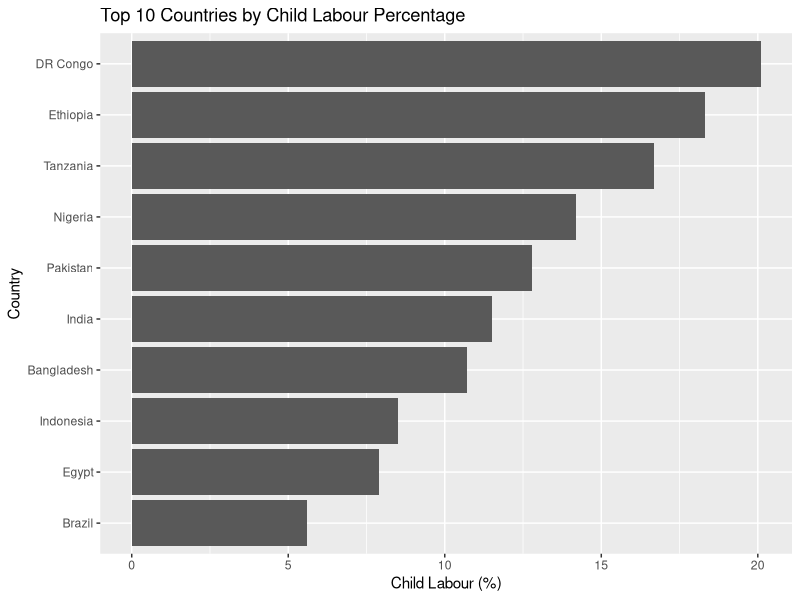
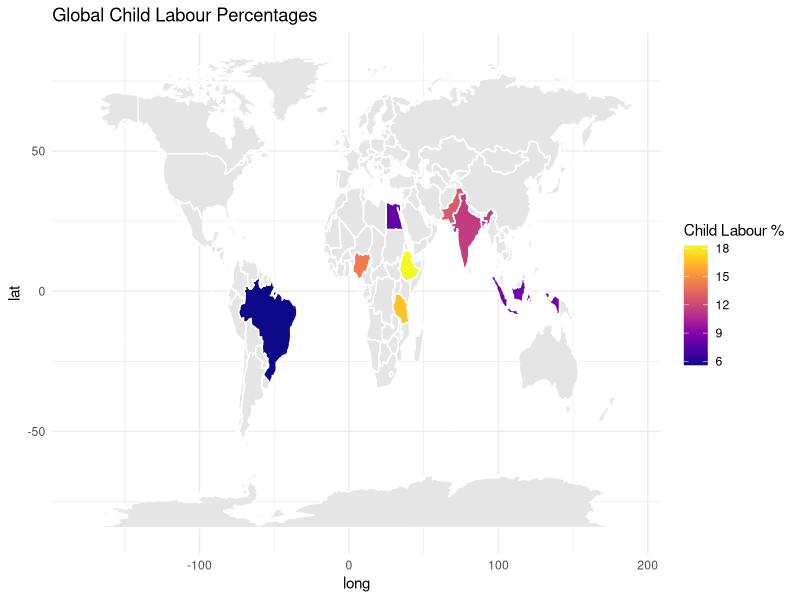
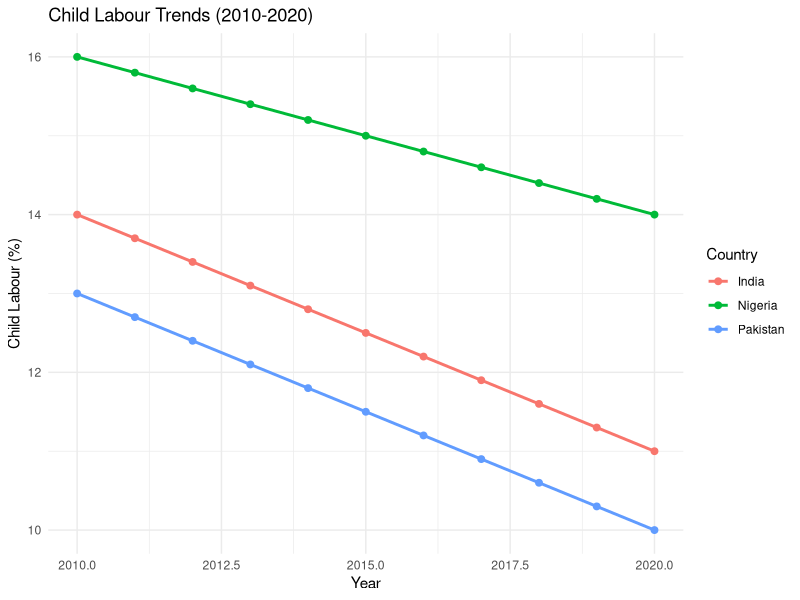
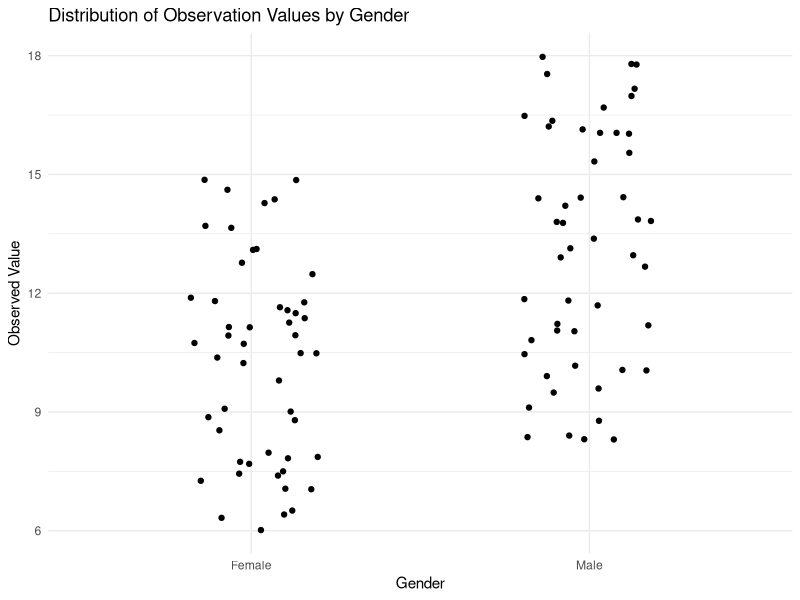

Reproduce these figures in R, in order.
## ---- chunk 1
library(tidyverse)
library(ggplot2)
library(maps)
library(viridis)

# Data for Top 10 countries
child_labour_country <- tibble(
  country = c("India", "Nigeria", "Pakistan", "Bangladesh", "Ethiopia", "DR Congo", "Indonesia", "Tanzania", "Egypt", "Brazil"),
  child_labour_percent = c(11.5, 14.2, 12.8, 10.7, 18.3, 20.1, 8.5, 16.7, 7.9, 5.6)
)

# World data
world_data <- map_data("world")
world_child_labour <- child_labour_country

# Time series data
time_series_data <- tibble(
  year = rep(2010:2020, times = 3),
  country = rep(c("India", "Nigeria", "Pakistan"), each = 11),
  child_labour_percent = c(
    seq(14, 11, length.out = 11),
    seq(16, 14, length.out = 11),
    seq(13, 10, length.out = 11)
  )
)

# Gender-based data
gender_labour_data <- tibble(
  sex = rep(c("Male", "Female"), each = 50),
  obs_value = c(runif(50, 8, 18), runif(50, 6, 15))
)
## ---- chunk 2
ggplot(child_labour_country, aes(x = reorder(country, child_labour_percent), y = child_labour_percent)) +
  geom_col() +
  coord_flip() +
  labs(title = "Top 10 Countries by Child Labour Percentage", x = "Country", y = "Child Labour (%)")
## ---- chunk 3
map_plot_data <- world_data %>%
  left_join(world_child_labour, by = c("region" = "country"))

ggplot(map_plot_data, aes(long, lat, group = group)) +
  geom_polygon(aes(fill = child_labour_percent), color = "white") +
  scale_fill_viridis(option = "C", na.value = "grey90") +
  labs(title = "Global Child Labour Percentages", fill = "Child Labour %") +
  theme_minimal()
## ---- chunk 4
ggplot(time_series_data, aes(x = year, y = child_labour_percent, color = country)) +
  geom_line(size = 1) +
  geom_point(size = 2) +
  labs(title = "Child Labour Trends (2010-2020)", x = "Year", y = "Child Labour (%)", color = "Country") +
  theme_minimal()
## ---- chunk 5
ggplot(gender_labour_data, aes(x = sex, y = obs_value)) +
  geom_jitter(width = 0.2, height = 0) +
  labs(title = "Distribution of Observation Values by Gender", x = "Gender", y = "Observed Value") +
  theme_minimal()
